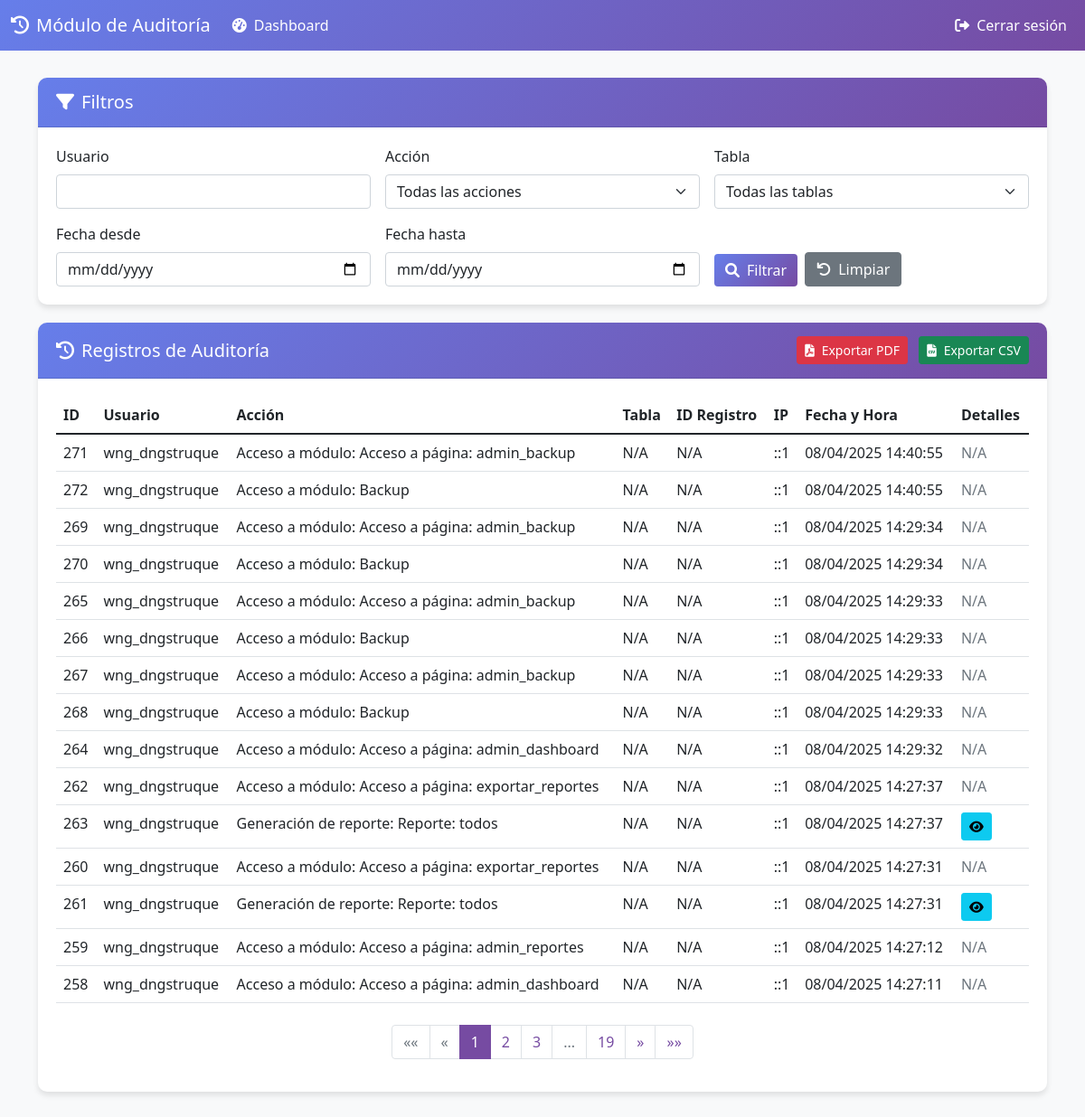
Page /admin_auditoria.php (signed in) on the earlier database version.
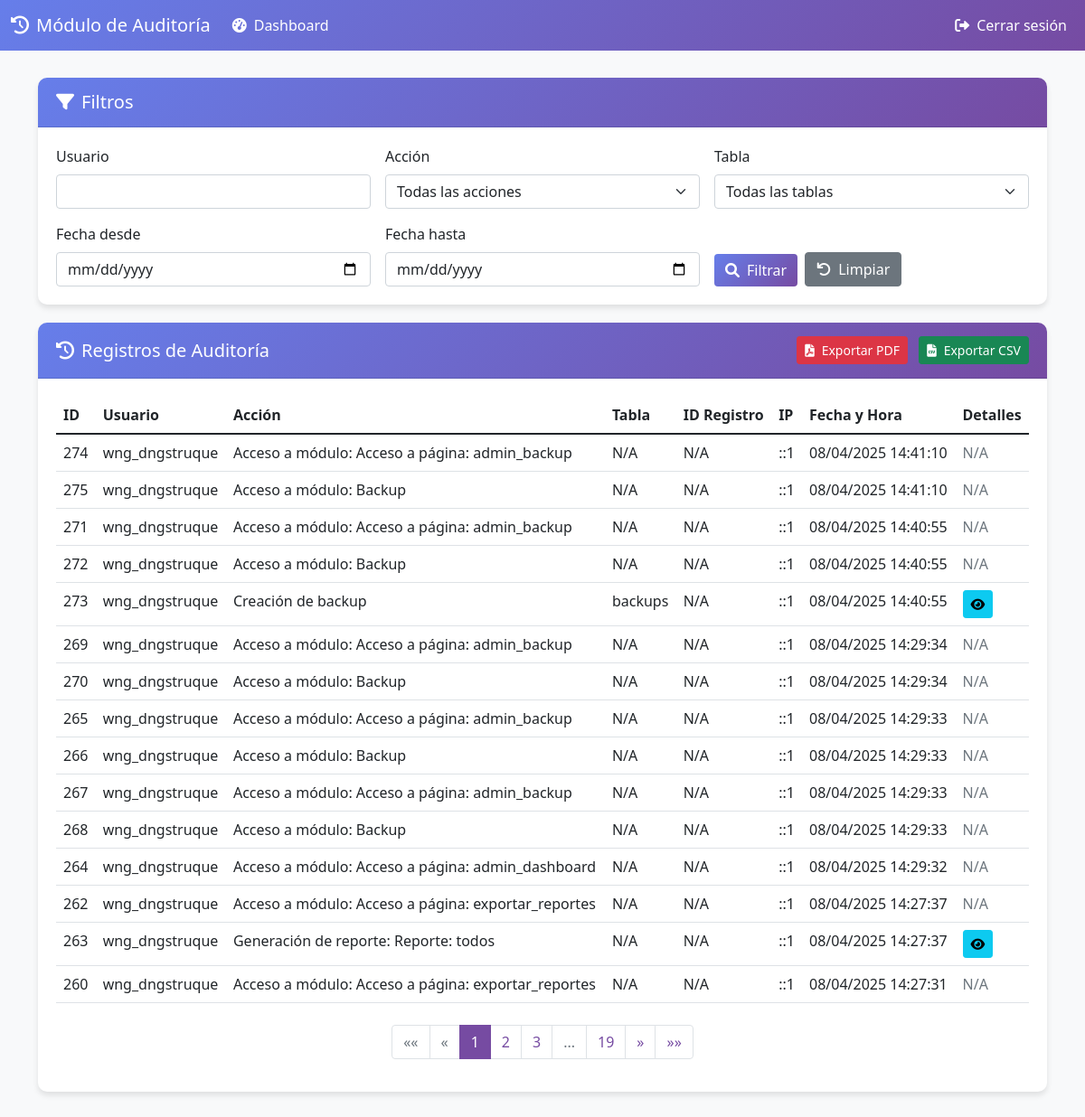
Same page on the later database version.
### tables this page shows
CREATE TABLE `auditoria` (
  `id_auditoria` int(11) NOT NULL AUTO_INCREMENT,
  `id_usuario` int(11) NOT NULL,
  `accion` varchar(255) NOT NULL,
  `tabla` varchar(100) DEFAULT NULL,
  `id_registro` int(11) DEFAULT NULL,
  `detalles` text DEFAULT NULL,
  `ip_usuario` varchar(45) NOT NULL,
  `fecha_hora` datetime NOT NULL DEFAULT current_timestamp(),
  PRIMARY KEY (`id_auditoria`),
  KEY `id_usuario` (`id_usuario`),
  CONSTRAINT `auditoria_ibfk_1` FOREIGN KEY (`id_usuario`) REFERENCES `usuarios` (`id_usuario`)
);

CREATE TABLE `usuarios` (
  `id_usuario` int(11) NOT NULL AUTO_INCREMENT,
  `username` varchar(50) NOT NULL,
  `password` varchar(255) NOT NULL,
  `email` varchar(100) NOT NULL,
  `created_at` timestamp NOT NULL DEFAULT current_timestamp(),
  `nombre` varchar(100) DEFAULT NULL,
  `apellido` varchar(100) DEFAULT NULL,
  `telefono` varchar(20) DEFAULT NULL,
  `area` varchar(100) DEFAULT NULL,
  `rol` enum('usuario','administrador') DEFAULT 'usuario',
  `tamanio_texto` enum('pequeno','normal','grande') DEFAULT 'normal',
  `tema` enum('claro','oscuro') DEFAULT 'claro',
  `idioma` char(2) DEFAULT 'es',
  PRIMARY KEY (`id_usuario`),
  UNIQUE KEY `username` (`username`),
  UNIQUE KEY `email` (`email`)
);

### admin_auditoria.php (the view, shortened to what this page needs)
<?php
require_once "includes/config.php";
$registros_por_pagina = 15;
$pagina_actual = isset($_GET['pagina']) ? (int) $_GET['pagina'] : 1;
$inicio = ($pagina_actual - 1) * $registros_por_pagina;
$filtro_usuario = isset($_GET['usuario']) ? $_GET['usuario'] : '';
$filtro_accion = isset($_GET['accion']) ? $_GET['accion'] : '';
$filtro_tabla = isset($_GET['tabla']) ? $_GET['tabla'] : '';
$filtro_fecha_desde = isset($_GET['fecha_desde']) ? $_GET['fecha_desde'] : '';
$filtro_fecha_hasta = isset($_GET['fecha_hasta']) ? $_GET['fecha_hasta'] : '';
$sql_where = "WHERE 1=1";
$params = [];
$types = "";
$sql_count = "SELECT COUNT(*) as total FROM auditoria a
              JOIN usuarios u ON a.id_usuario = u.id_usuario
              $sql_where";
$stmt_count = mysqli_prepare($link, $sql_count);
mysqli_stmt_execute($stmt_count);
$result_count = mysqli_stmt_get_result($stmt_count);
$row_count = mysqli_fetch_assoc($result_count);
$total_registros = $row_count['total'];
$total_paginas = ceil($total_registros / $registros_por_pagina);
$sql = "SELECT a.*, u.username
        FROM auditoria a
        JOIN usuarios u ON a.id_usuario = u.id_usuario
        $sql_where
        ORDER BY a.fecha_hora DESC
        LIMIT ?, ?";
$stmt = mysqli_prepare($link, $sql);
$params[] = $inicio;
$params[] = $registros_por_pagina;
$types .= "ii";
mysqli_stmt_bind_param($stmt, $types, ...$params);
mysqli_stmt_execute($stmt);
$result = mysqli_stmt_get_result($stmt);
?>
<!DOCTYPE html>
<html lang="es">
<head>
    <link href="https://cdn.jsdelivr.net/npm/bootstrap@5.1.3/dist/css/bootstrap.min.css" rel="stylesheet">
    <link rel="stylesheet" href="https://cdnjs.cloudflare.com/ajax/libs/font-awesome/6.0.0-beta3/css/all.min.css">
</head>
<body>
    <nav class="navbar navbar-expand-lg navbar-dark">
        <div class="container-fluid">
            <a class="navbar-brand" href="#"><i class="fas fa-history me-2"></i>Módulo de Auditoría</a>
            <div class="collapse navbar-collapse" id="navbarNav">
                <ul class="navbar-nav me-auto">
                    <li class="nav-item">
                        <a class="nav-link" href="admin_dashboard.php">
                            <i class="fas fa-tachometer-alt me-2"></i>Dashboard
                        </a>
                    </li>
                </ul>
                <ul class="navbar-nav">
                    <li class="nav-item">
                        <a class="nav-link" href="logout.php">
                            <i class="fas fa-sign-out-alt me-2"></i>Cerrar sesión
                        </a>
                    </li>
                </ul>
            </div>
        </div>
    </nav>
    <div class="container">
        <div class="card">
            <div class="card-header">
                <h5 class="mb-0"><i class="fas fa-filter me-2"></i>Filtros</h5>
            </div>
            <div class="card-body">
                <form method="GET" action="<?php echo htmlspecialchars($_SERVER["PHP_SELF"]); ?>" class="row g-3">
                    <div class="col-md-4">
                        <label for="usuario" class="form-label">Usuario</label>
                        <input type="text" class="form-control" id="usuario" name="usuario"
                            value="<?php echo htmlspecialchars($filtro_usuario); ?>">
                    </div>
                    <div class="col-md-4">
                        <label for="accion" class="form-label">Acción</label>
                        <select class="form-select" id="accion" name="accion">
                            <option value="">Todas las acciones</option>
                        </select>
                    </div>
                    <div class="col-md-4">
                        <label for="tabla" class="form-label">Tabla</label>
                        <select class="form-select" id="tabla" name="tabla">
                            <option value="">Todas las tablas</option>
                        </select>
                    </div>
                    <div class="col-md-4">
                        <label for="fecha_desde" class="form-label">Fecha desde</label>
                        <input type="date" class="form-control" id="fecha_desde" name="fecha_desde"
                            value="<?php echo htmlspecialchars($filtro_fecha_desde); ?>">
                    </div>
                    <div class="col-md-4">
                        <label for="fecha_hasta" class="form-label">Fecha hasta</label>
                        <input type="date" class="form-control" id="fecha_hasta" name="fecha_hasta"
                            value="<?php echo htmlspecialchars($filtro_fecha_hasta); ?>">
                    </div>
                    <div class="col-md-4 d-flex align-items-end">
                        <button type="submit" class="btn btn-primary me-2">
                            <i class="fas fa-search me-2"></i>Filtrar
                        </button>
                        <a href="<?php echo htmlspecialchars($_SERVER["PHP_SELF"]); ?>" class="btn btn-secondary">
                            <i class="fas fa-undo me-2"></i>Limpiar
                        </a>
                    </div>
                </form>
            </div>
        </div>
        <div class="card">
            <div class="card-header d-flex justify-content-between align-items-center">
                <h5 class="mb-0"><i class="fas fa-history me-2"></i>Registros de Auditoría</h5>
                <div>
                    <button id="btnExportarPDF" class="btn btn-danger btn-sm">
                        <i class="fas fa-file-pdf me-2"></i>Exportar PDF
                    </button>
                    <button id="btnExportarCSV" class="btn btn-success btn-sm ms-2">
                        <i class="fas fa-file-csv me-2"></i>Exportar CSV
                    </button>
                </div>
            </div>
            <div class="card-body">
                <div class="table-responsive">
                    <table class="table table-hover">
                        <thead>
                            <tr>
                                <th>ID</th>
                                <th>Usuario</th>
                                <th>Acción</th>
                                <th>Tabla</th>
                                <th>ID Registro</th>
                                <th>IP</th>
                                <th>Fecha y Hora</th>
                                <th>Detalles</th>
                            </tr>
                        </thead>
                        <tbody>
                            <?php if (mysqli_num_rows($result) > 0): ?>
                                <?php while ($row = mysqli_fetch_assoc($result)): ?>
                                    <tr>
                                        <td><?php echo htmlspecialchars($row['id_auditoria']); ?></td>
                                        <td><?php echo htmlspecialchars($row['username']); ?></td>
                                        <td><?php echo htmlspecialchars($row['accion']); ?></td>
                                        <td><?php echo htmlspecialchars($row['tabla'] ?? 'N/A'); ?></td>
                                        <td><?php echo htmlspecialchars($row['id_registro'] ?? 'N/A'); ?></td>
                                        <td><?php echo htmlspecialchars($row['ip_usuario']); ?></td>
                                        <td><?php echo htmlspecialchars(date('d/m/Y H:i:s', strtotime($row['fecha_hora']))); ?>
                                        </td>
                                        <td>
                                            <?php if (!empty($row['detalles'])): ?>
                                                <button type="button" class="btn btn-sm btn-info" data-bs-toggle="modal"
                                                    data-bs-target="#detallesModal<?php echo $row['id_auditoria']; ?>">
                                                    <i class="fas fa-eye"></i>
                                                </button>
                                            <?php else: ?>
                                                <span class="text-muted">N/A</span>
                                            <?php endif; ?>
                                        </td>
                                    </tr>
                                <?php endwhile; ?>
                            <?php else: ?>
                                <tr>
                                    <td colspan="8" class="text-center">No hay registros de auditoría</td>
                                </tr>
                            <?php endif; ?>
                        </tbody>
                    </table>
                </div>
                <?php if ($total_paginas > 1): ?>
                    <div class="d-flex justify-content-center mt-4">
                        <nav aria-label="Navegación de páginas">
                            <ul class="pagination">
                                <li class="page-item <?php echo ($pagina_actual <= 1) ? 'disabled' : ''; ?>">
                                    <a class="page-link"
                                        href="<?php echo htmlspecialchars($_SERVER["PHP_SELF"]); ?>?pagina=1&usuario=<?php echo urlencode($filtro_usuario); ?>&accion=<?php echo urlencode($filtro_accion); ?>&tabla=<?php echo urlencode($filtro_tabla); ?>&fecha_desde=<?php echo urlencode($filtro_fecha_desde); ?>&fecha_hasta=<?php echo urlencode($filtro_fecha_hasta); ?>"
                                        aria-label="Primera">
                                        <span aria-hidden="true">&laquo;&laquo;</span>
                                    </a>
                                </li>
                                <li class="page-item <?php echo ($pagina_actual <= 1) ? 'disabled' : ''; ?>">
                                    <a class="page-link"
                                        href="<?php echo htmlspecialchars($_SERVER["PHP_SELF"]); ?>?pagina=<?php echo $pagina_actual - 1; ?>&usuario=<?php echo urlencode($filtro_usuario); ?>&accion=<?php echo urlencode($filtro_accion); ?>&tabla=<?php echo urlencode($filtro_tabla); ?>&fecha_desde=<?php echo urlencode($filtro_fecha_desde); ?>&fecha_hasta=<?php echo urlencode($filtro_fecha_hasta); ?>"
                                        aria-label="Anterior">
                                        <span aria-hidden="true">&laquo;</span>
                                    </a>
                                </li>
                                <?php
                                $rango = 2;
                                $inicio_rango = max(1, $pagina_actual - $rango);
                                $fin_rango = min($total_paginas, $pagina_actual + $rango);
                                for ($i = $inicio_rango; $i <= $fin_rango; $i++) {
                                    echo '<li class="page-item ' . (($i == $pagina_actual) ? 'active' : '') . '"><a class="page-link" href="' . htmlspecialchars($_SERVER["PHP_SELF"]) . '?pagina=' . $i . '&usuario=' . urlencode($filtro_usuario) . '&accion=' . urlencode($filtro_accion) . '&tabla=' . urlencode($filtro_tabla) . '&fecha_desde=' . urlencode($filtro_fecha_desde) . '&fecha_hasta=' . urlencode($filtro_fecha_hasta) . '">' . $i . '</a></li>';
                                }
                                if ($fin_rango < $total_paginas) {
                                    if ($fin_rango < $total_paginas - 1) {
                                        echo '<li class="page-item disabled"><a class="page-link" href="#">...</a></li>';
                                    }
                                    echo '<li class="page-item"><a class="page-link" href="' . htmlspecialchars($_SERVER["PHP_SELF"]) . '?pagina=' . $total_paginas . '&usuario=' . urlencode($filtro_usuario) . '&accion=' . urlencode($filtro_accion) . '&tabla=' . urlencode($filtro_tabla) . '&fecha_desde=' . urlencode($filtro_fecha_desde) . '&fecha_hasta=' . urlencode($filtro_fecha_hasta) . '">' . $total_paginas . '</a></li>';
                                }
                                ?>
                                <li class="page-item <?php echo ($pagina_actual >= $total_paginas) ? 'disabled' : ''; ?>">
                                    <a class="page-link"
                                        href="<?php echo htmlspecialchars($_SERVER["PHP_SELF"]); ?>?pagina=<?php echo $pagina_actual + 1; ?>&usuario=<?php echo urlencode($filtro_usuario); ?>&accion=<?php echo urlencode($filtro_accion); ?>&tabla=<?php echo urlencode($filtro_tabla); ?>&fecha_desde=<?php echo urlencode($filtro_fecha_desde); ?>&fecha_hasta=<?php echo urlencode($filtro_fecha_hasta); ?>"
                                        aria-label="Siguiente">
                                        <span aria-hidden="true">&raquo;</span>
                                    </a>
                                </li>
                                <li class="page-item <?php echo ($pagina_actual >= $total_paginas) ? 'disabled' : ''; ?>">
                                    <a class="page-link"
                                        href="<?php echo htmlspecialchars($_SERVER["PHP_SELF"]); ?>?pagina=<?php echo $total_paginas; ?>&usuario=<?php echo urlencode($filtro_usuario); ?>&accion=<?php echo urlencode($filtro_accion); ?>&tabla=<?php echo urlencode($filtro_tabla); ?>&fecha_desde=<?php echo urlencode($filtro_fecha_desde); ?>&fecha_hasta=<?php echo urlencode($filtro_fecha_hasta); ?>"
                                        aria-label="Última">
                                        <span aria-hidden="true">&raquo;&raquo;</span>
                                    </a>
                                </li>
                            </ul>
                        </nav>
                    </div>
                <?php endif; ?>
            </div>
        </div>
    </div>
</body>
</html>

### admin_auditoria.php (style rules this page uses)
body { background-color: #f8f9fa; padding-bottom: 40px; }
.navbar { background: linear-gradient(135deg, #667eea 0%, #764ba2 100%); margin-bottom: 30px; }
.navbar-brand, .nav-link { color: white !important; }
.card { border: none; border-radius: 10px; box-shadow: 0 4px 6px rgba(0, 0, 0, 0.1); margin-bottom: 20px; }
.card-header { background: linear-gradient(135deg, #667eea 0%, #764ba2 100%); color: white; font-weight: bold; border-radius: 10px 10px 0 0 !important; padding: 15px 20px; }
.card-body { padding: 20px; }
.btn-primary { background: linear-gradient(135deg, #667eea 0%, #764ba2 100%); border: none; }
.table { margin-bottom: 0; }
.table th { border-top: none; }
.pagination .page-item.active .page-link { background-color: #764ba2; border-color: #764ba2; }
.pagination .page-link { color: #764ba2; }

Differences in the rows shown:
no longer on this page (row unchanged): auditoria: id_auditoria "261", id_usuario.username "wng_dngstruque", accion "Generación de reporte: Reporte: todos", tabla "N/A", id_registro "N/A", ip_usuario "::1", fecha_hora "08/04/2025 14:27:31"
no longer on this page (row unchanged): auditoria: id_auditoria "259", id_usuario.username "wng_dngstruque", accion "Acceso a módulo: Acceso a página: admin_reportes", tabla "N/A", id_registro "N/A", ip_usuario "::1", fecha_hora "08/04/2025 14:27:12"
no longer on this page (row unchanged): auditoria: id_auditoria "258", id_usuario.username "wng_dngstruque", accion "Acceso a módulo: Acceso a página: admin_dashboard", tabla "N/A", id_registro "N/A", ip_usuario "::1", fecha_hora "08/04/2025 14:27:11"
added auditoria: id_auditoria "274", id_usuario.username "wng_dngstruque", accion "Acceso a módulo: Acceso a página: admin_backup", tabla "N/A", id_registro "N/A", ip_usuario "::1", fecha_hora "08/04/2025 14:41:10"
added auditoria: id_auditoria "275", id_usuario.username "wng_dngstruque", accion "Acceso a módulo: Backup", tabla "N/A", id_registro "N/A", ip_usuario "::1", fecha_hora "08/04/2025 14:41:10"
added auditoria: id_auditoria "273", id_usuario.username "wng_dngstruque", accion "Creación de backup", tabla "backups", id_registro "N/A", ip_usuario "::1", fecha_hora "08/04/2025 14:40:55"
